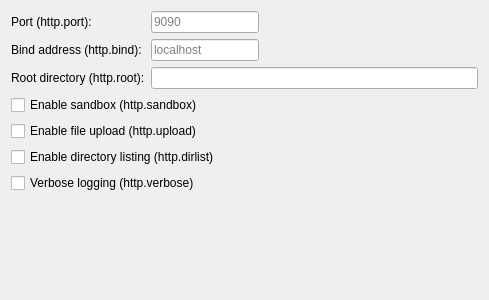
<?xml version="1.0" encoding="UTF-8"?>
<ui version="4.0">
 <class>WebserverOptionsWidget</class>
 <widget class="QWidget" name="WebserverOptionsWidget">
  <property name="geometry">
   <rect>
    <x>0</x>
    <y>0</y>
    <width>489</width>
    <height>300</height>
   </rect>
  </property>
  <property name="windowTitle">
   <string>Webserver</string>
  </property>
  <layout class="QVBoxLayout" name="verticalLayout">
   <item>
    <layout class="QFormLayout" name="formLayout">
     <property name="fieldGrowthPolicy">
      <enum>QFormLayout::ExpandingFieldsGrow</enum>
     </property>
     <property name="labelAlignment">
      <set>Qt::AlignLeading|Qt::AlignLeft|Qt::AlignVCenter</set>
     </property>
     <item row="0" column="0">
      <widget class="QLabel" name="portLabel">
       <property name="text">
        <string>Port (http.port):</string>
       </property>
      </widget>
     </item>
     <item row="0" column="1">
      <widget class="QLineEdit" name="portEdit">
       <property name="sizePolicy">
        <sizepolicy hsizetype="Preferred" vsizetype="Fixed">
         <horstretch>0</horstretch>
         <verstretch>0</verstretch>
        </sizepolicy>
       </property>
       <property name="placeholderText">
        <string>9090</string>
       </property>
      </widget>
     </item>
     <item row="1" column="0">
      <widget class="QLabel" name="bindLabel">
       <property name="text">
        <string>Bind address (http.bind):</string>
       </property>
      </widget>
     </item>
     <item row="1" column="1">
      <widget class="QLineEdit" name="bindEdit">
       <property name="sizePolicy">
        <sizepolicy hsizetype="Preferred" vsizetype="Fixed">
         <horstretch>0</horstretch>
         <verstretch>0</verstretch>
        </sizepolicy>
       </property>
       <property name="placeholderText">
        <string>localhost</string>
       </property>
      </widget>
     </item>
     <item row="2" column="0">
      <widget class="QLabel" name="rootLabel">
       <property name="text">
        <string>Root directory (http.root):</string>
       </property>
      </widget>
     </item>
     <item row="2" column="1">
      <widget class="QLineEdit" name="rootEdit">
       <property name="sizePolicy">
        <sizepolicy hsizetype="Expanding" vsizetype="Fixed">
         <horstretch>1</horstretch>
         <verstretch>0</verstretch>
        </sizepolicy>
       </property>
      </widget>
     </item>
     <item row="3" column="0" colspan="2">
      <widget class="QCheckBox" name="sandboxCheckBox">
       <property name="text">
        <string>Enable sandbox (http.sandbox)</string>
       </property>
      </widget>
     </item>
     <item row="4" column="0" colspan="2">
      <widget class="QCheckBox" name="uploadCheckBox">
       <property name="text">
        <string>Enable file upload (http.upload)</string>
       </property>
      </widget>
     </item>
     <item row="5" column="0" colspan="2">
      <widget class="QCheckBox" name="dirlistCheckBox">
       <property name="text">
        <string>Enable directory listing (http.dirlist)</string>
       </property>
      </widget>
     </item>
     <item row="6" column="0" colspan="2">
      <widget class="QCheckBox" name="verboseCheckBox">
       <property name="text">
        <string>Verbose logging (http.verbose)</string>
       </property>
      </widget>
     </item>
    </layout>
   </item>
   <item>
    <spacer name="verticalSpacer">
     <property name="orientation">
      <enum>Qt::Vertical</enum>
     </property>
     <property name="sizeHint" stdset="0">
      <size>
       <width>20</width>
       <height>40</height>
      </size>
     </property>
    </spacer>
   </item>
  </layout>
 </widget>
 <resources/>
 <connections/>
</ui>
